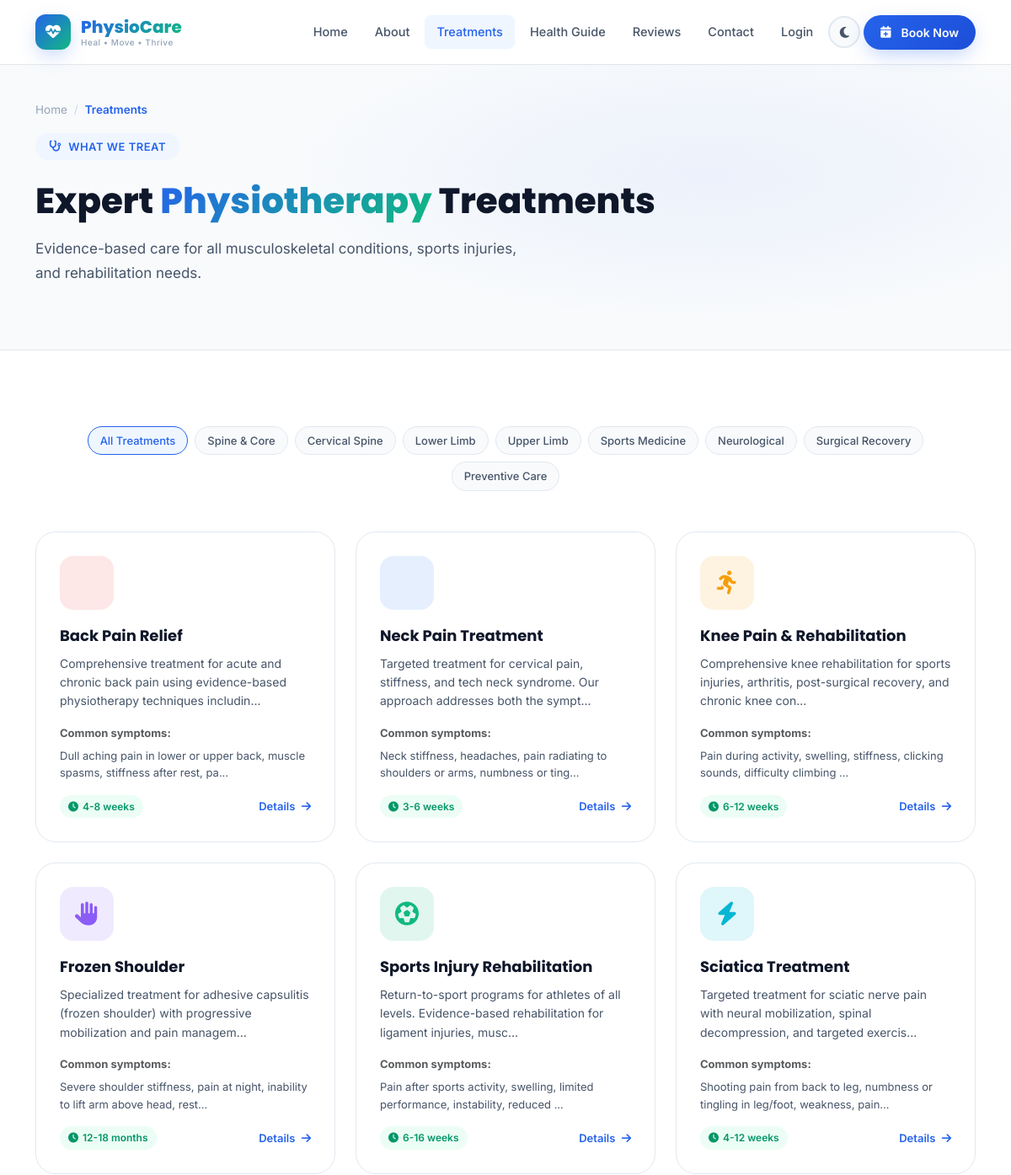
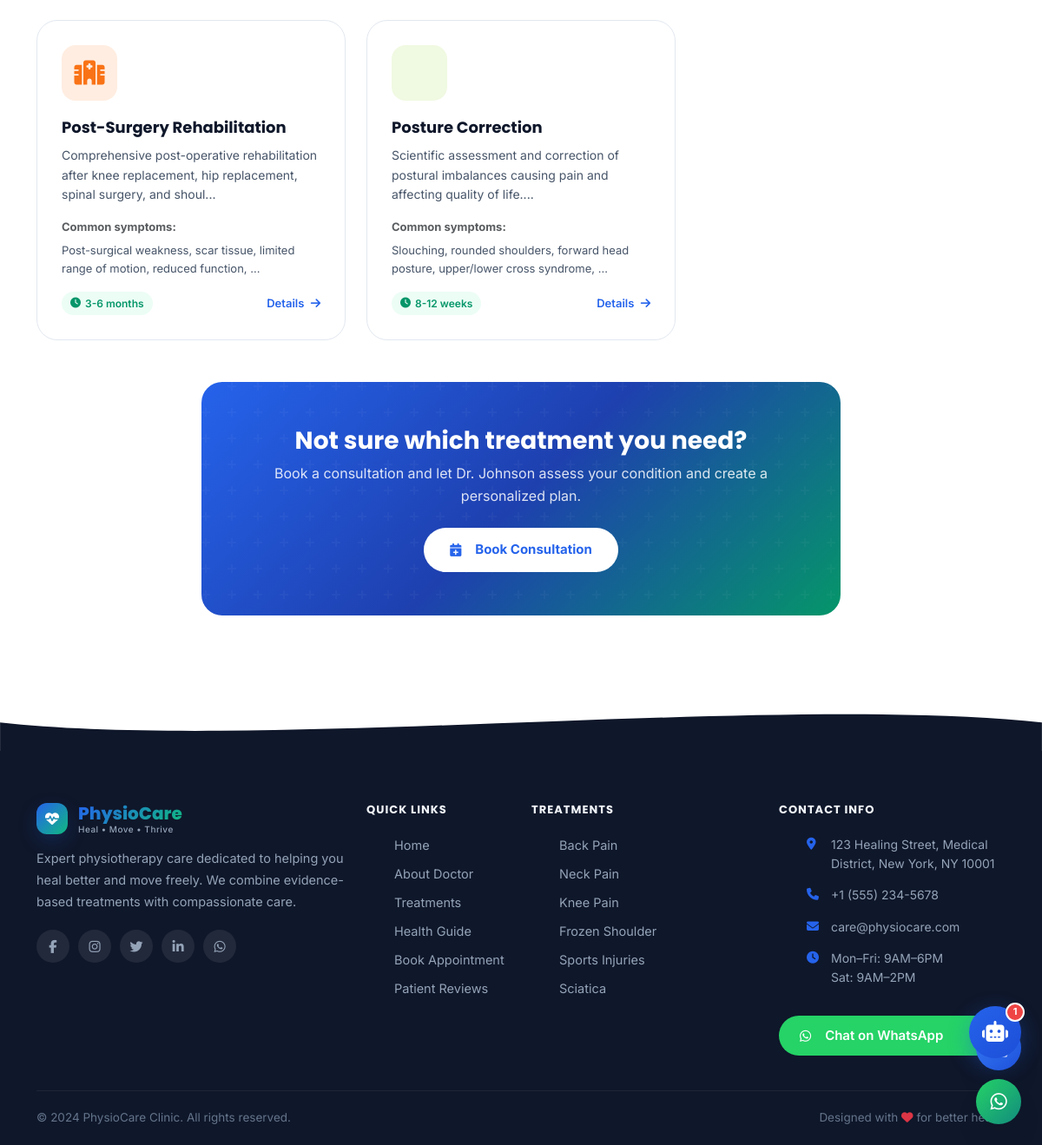
Screenshot of /treatments with the database file from the repository (2 pictures, top to bottom).
### app/models.py (models this page shows, shortened)
class Treatment(db.Model):
    __tablename__ = 'treatments'
    id = db.Column(db.Integer, primary_key=True)
    name = db.Column(db.String(128), nullable=False)
    slug = db.Column(db.String(128), unique=True, nullable=False)
    category = db.Column(db.String(64))
    description = db.Column(db.Text)
    symptoms = db.Column(db.Text)
    approach = db.Column(db.Text)
    recovery_time = db.Column(db.String(64))
    icon = db.Column(db.String(64))
    color = db.Column(db.String(32), default='#2563eb')
    is_active = db.Column(db.Boolean, default=True)
    sort_order = db.Column(db.Integer, default=0)
    created_at = db.Column(db.DateTime, default=datetime.utcnow)
    exercises = db.relationship('Exercise', backref='treatment', lazy='dynamic')
    diet_tips = db.relationship('DietTip', backref='treatment', lazy='dynamic')

### app/routes/main.py (the view)
@main.route('/treatments')
def treatments():
    all_treatments = Treatment.query.filter_by(is_active=True).order_by(Treatment.sort_order).all()
    return render_template('treatments.html', treatments=all_treatments, config=current_app.config)

### app/templates/treatments.html (shortened to what this page needs)
{% extends "base.html" %}
{% block content %}
<div class="page-header">
  <div class="container page-header-content">
    <div class="breadcrumb-custom">
      <a href="{{ url_for('main.index') }}">Home</a><span class="sep">/</span>
      <span class="current">Treatments</span>
    </div>
    <div class="section-tag"><i class="fas fa-stethoscope"></i> What We Treat</div>
    <h1 class="section-title mt-2">Expert <span>Physiotherapy</span> Treatments</h1>
    <p class="section-subtitle">Evidence-based care for all musculoskeletal conditions, sports injuries, and rehabilitation needs.</p>
  </div>
</div>
<section class="section-pad">
  <div class="container">
    <div class="tag-list justify-content-center mb-5" data-aos="fade-up">
      <span class="tag active" data-filter="all">All Treatments</span>
      {% set categories = treatments | map(attribute='category') | list | unique | list %}
      {% for cat in categories %}
      <span class="tag" data-filter="{{ cat }}">{{ cat }}</span>
      {% endfor %}
    </div>
    <div class="row g-4">
      {% for t in treatments %}
      <div class="col-lg-4 col-md-6" data-aos="fade-up" data-aos-delay="{{ loop.index0 % 3 * 80 }}" data-category="{{ t.category }}">
        <a href="{{ url_for('main.treatment_detail', slug=t.slug) }}" class="text-decoration-none h-100 d-flex">
          <div class="treatment-card w-100">
            <div class="treatment-icon-wrap" style="background:{{ t.color }}20;color:{{ t.color }};">
              <i class="fas {{ t.icon or 'fa-heartbeat' }}"></i>
            </div>
            <h4>{{ t.name }}</h4>
            <p>{{ t.description[:110] }}...</p>
            <div class="mb-3">
              <p class="text-muted" style="font-size:13px;margin-bottom:6px;"><strong>Common symptoms:</strong></p>
              <p style="font-size:13px;color:var(--text-secondary);">{{ t.symptoms[:80] }}...</p>
            </div>
            <div class="treatment-meta">
              <span class="recovery-badge"><i class="fas fa-clock"></i> {{ t.recovery_time }}</span>
              <span class="ms-auto" style="color:var(--primary);font-size:13px;font-weight:600;">
                Details <i class="fas fa-arrow-right ms-1"></i>
              </span>
            </div>
          </div>
        </a>
      </div>
      {% endfor %}
    </div>
    <div class="row justify-content-center mt-5">
      <div class="col-lg-8">
        <div class="cta-section" style="border-radius:24px;padding:50px 40px;">
          <div class="text-center">
            <h3 class="text-white mb-2">Not sure which treatment you need?</h3>
            <p class="mb-4" style="color:rgba(255,255,255,0.85);">Book a consultation and let Dr. Johnson assess your condition and create a personalized plan.</p>
            <a href="{{ url_for('appointments.book') }}" class="btn"
               style="background:white;color:var(--primary);font-weight:700;padding:12px 28px;border-radius:999px;">
              <i class="fas fa-calendar-plus me-2"></i>Book Consultation
            </a>
          </div>
        </div>
      </div>
    </div>
  </div>
</section>
{% endblock %}

### app/templates/base.html (shortened to what this page needs)
<!DOCTYPE html>
<html lang="en" data-theme="light">
<head>
    <link href="https://cdn.jsdelivr.net/npm/bootstrap@5.3.2/dist/css/bootstrap.min.css" rel="stylesheet">
    <link rel="stylesheet" href="https://cdnjs.cloudflare.com/ajax/libs/font-awesome/6.5.1/css/all.min.css">
    <link href="https://unpkg.com/aos@2.3.1/dist/aos.css" rel="stylesheet">
    <link rel="stylesheet" href="{{ url_for('static', filename='css/style.css') }}">
</head>
<body>
<nav class="navbar navbar-expand-lg fixed-top" id="mainNav">
    <div class="container">
        <a class="navbar-brand" href="{{ url_for('main.index') }}">
            <div class="brand-logo">
                <div class="brand-icon">
                    <i class="fas fa-heartbeat"></i>
                </div>
                <div class="brand-text">
                    <span class="brand-name">PhysioCare</span>
                    <span class="brand-tagline">Heal • Move • Thrive</span>
                </div>
            </div>
        </a>
        <div class="collapse navbar-collapse" id="navbarNav">
            <ul class="navbar-nav ms-auto align-items-lg-center gap-lg-1">
                <li class="nav-item">
                    <a class="nav-link {% if request.endpoint == 'main.index' %}active{% endif %}" href="{{ url_for('main.index') }}">Home</a>
                </li>
                <li class="nav-item">
                    <a class="nav-link {% if request.endpoint == 'main.about' %}active{% endif %}" href="{{ url_for('main.about') }}">About</a>
                </li>
                <li class="nav-item">
                    <a class="nav-link {% if 'treatment' in request.endpoint %}active{% endif %}" href="{{ url_for('main.treatments') }}">Treatments</a>
                </li>
                <li class="nav-item">
                    <a class="nav-link {% if request.endpoint == 'main.health_guidance' %}active{% endif %}" href="{{ url_for('main.health_guidance') }}">Health Guide</a>
                </li>
                <li class="nav-item">
                    <a class="nav-link {% if request.endpoint == 'main.testimonials' %}active{% endif %}" href="{{ url_for('main.testimonials') }}">Reviews</a>
                </li>
                <li class="nav-item">
                    <a class="nav-link {% if request.endpoint == 'main.contact' %}active{% endif %}" href="{{ url_for('main.contact') }}">Contact</a>
                </li>
                {% if current_user.is_authenticated %}
                    <li class="nav-item dropdown">
                        <a class="nav-link dropdown-toggle user-menu" href="#" data-bs-toggle="dropdown">
                            <div class="user-avatar">{{ current_user.first_name[0] }}{{ current_user.last_name[0] if current_user.last_name else '' }}</div>
                            {{ current_user.first_name }}
                        </a>
                        <ul class="dropdown-menu dropdown-menu-end">
                            {% if current_user.role in ['admin', 'doctor'] %}
                                <li><a class="dropdown-item" href="{{ url_for('admin.dashboard') }}"><i class="fas fa-tachometer-alt me-2"></i>Admin Dashboard</a></li>
                                <li><a class="dropdown-item" href="{{ url_for('doctor.dashboard') }}"><i class="fas fa-user-md me-2"></i>Doctor Panel</a></li>
                            {% else %}
                                <li><a class="dropdown-item" href="{{ url_for('patient.dashboard') }}"><i class="fas fa-user me-2"></i>My Dashboard</a></li>
                            {% endif %}
                            <li><hr class="dropdown-divider"></li>
                            <li><a class="dropdown-item text-danger" href="{{ url_for('auth.logout') }}"><i class="fas fa-sign-out-alt me-2"></i>Logout</a></li>
                        </ul>
                    </li>
                {% else %}
                    <li class="nav-item">
                        <a class="nav-link" href="{{ url_for('auth.login') }}">Login</a>
                    </li>
                {% endif %}
                <li class="nav-item">
                    <button class="theme-toggle" id="themeToggle" title="Toggle dark mode">
                        <i class="fas fa-moon" id="themeIcon"></i>
                    </button>
                </li>
                <li class="nav-item">
                    <a class="btn btn-primary nav-cta" href="{{ url_for('appointments.book') }}">
                        <i class="fas fa-calendar-plus me-1"></i> Book Now
                    </a>
                </li>
            </ul>
        </div>
    </div>
</nav>
<main>
    {% block content %}{% endblock %}
</main>
<footer class="footer">
    <div class="footer-wave">
        <svg viewBox="0 0 1440 80" fill="none" xmlns="http://www.w3.org/2000/svg">
            <path d="M0,40 C360,80 1080,0 1440,40 L1440,80 L0,80 Z" fill="var(--footer-bg)"/>
        </svg>
    </div>
    <div class="footer-body">
        <div class="container">
            <div class="row g-4">
                <div class="col-lg-4">
                    <div class="footer-brand">
                        <div class="brand-logo mb-3">
                            <div class="brand-icon brand-icon-sm">
                                <i class="fas fa-heartbeat"></i>
                            </div>
                            <div class="brand-text">
                                <span class="brand-name">PhysioCare</span>
                                <span class="brand-tagline">Heal • Move • Thrive</span>
                            </div>
                        </div>
                        <p class="footer-desc">Expert physiotherapy care dedicated to helping you heal better and move freely. We combine evidence-based treatments with compassionate care.</p>
                        <div class="social-links">
                            <a href="#" class="social-link" aria-label="Facebook"><i class="fab fa-facebook-f"></i></a>
                            <a href="#" class="social-link" aria-label="Instagram"><i class="fab fa-instagram"></i></a>
                            <a href="#" class="social-link" aria-label="Twitter"><i class="fab fa-twitter"></i></a>
                            <a href="#" class="social-link" aria-label="LinkedIn"><i class="fab fa-linkedin-in"></i></a>
                            <a href="https://wa.me/{{ config.WHATSAPP_NUMBER }}" class="social-link social-wa" aria-label="WhatsApp">
                                <i class="fab fa-whatsapp"></i>
                            </a>
                        </div>
                    </div>
                </div>
                <div class="col-lg-2 col-md-4">
                    <h6 class="footer-heading">Quick Links</h6>
                    <ul class="footer-links">
                        <li><a href="{{ url_for('main.index') }}">Home</a></li>
                        <li><a href="{{ url_for('main.about') }}">About Doctor</a></li>
                        <li><a href="{{ url_for('main.treatments') }}">Treatments</a></li>
                        <li><a href="{{ url_for('main.health_guidance') }}">Health Guide</a></li>
                        <li><a href="{{ url_for('appointments.book') }}">Book Appointment</a></li>
                        <li><a href="{{ url_for('main.testimonials') }}">Patient Reviews</a></li>
                    </ul>
                </div>
                <div class="col-lg-3 col-md-4">
                    <h6 class="footer-heading">Treatments</h6>
                    <ul class="footer-links">
                        <li><a href="{{ url_for('main.treatment_detail', slug='back-pain-relief') }}">Back Pain</a></li>
                        <li><a href="{{ url_for('main.treatment_detail', slug='neck-pain-treatment') }}">Neck Pain</a></li>
                        <li><a href="{{ url_for('main.treatment_detail', slug='knee-pain-rehabilitation') }}">Knee Pain</a></li>
                        <li><a href="{{ url_for('main.treatment_detail', slug='frozen-shoulder') }}">Frozen Shoulder</a></li>
                        <li><a href="{{ url_for('main.treatment_detail', slug='sports-injury-rehabilitation') }}">Sports Injuries</a></li>
                        <li><a href="{{ url_for('main.treatment_detail', slug='sciatica-treatment') }}">Sciatica</a></li>
                    </ul>
                </div>
                <div class="col-lg-3 col-md-4">
                    <h6 class="footer-heading">Contact Info</h6>
                    <ul class="footer-contact">
                        <li>
                            <i class="fas fa-map-marker-alt"></i>
                            <span>{{ config.CLINIC_ADDRESS }}</span>
                        </li>
                        <li>
                            <i class="fas fa-phone"></i>
                            <a href="tel:{{ config.CLINIC_PHONE }}">{{ config.CLINIC_PHONE }}</a>
                        </li>
                        <li>
                            <i class="fas fa-envelope"></i>
                            <a href="mailto:{{ config.CLINIC_EMAIL }}">{{ config.CLINIC_EMAIL }}</a>
                        </li>
                        <li>
                            <i class="fas fa-clock"></i>
                            <span>Mon–Fri: 9AM–6PM<br>Sat: 9AM–2PM</span>
                        </li>
                    </ul>
                    <a href="https://wa.me/{{ config.WHATSAPP_NUMBER }}?text=Hello%20PhysioCare%2C%20I%20need%20help"
                       class="btn btn-wa w-100 mt-3" target="_blank">
                        <i class="fab fa-whatsapp me-2"></i>Chat on WhatsApp
                    </a>
                </div>
            </div>
            <div class="footer-bottom">
                <div class="row align-items-center">
                    <div class="col-md-6">
                        <p class="footer-copy">© 2024 {{ config.CLINIC_NAME }}. All rights reserved.</p>
                    </div>
                    <div class="col-md-6 text-md-end">
                        <p class="footer-copy">Designed with <i class="fas fa-heart text-danger"></i> for better health</p>
                    </div>
                </div>
            </div>
        </div>
    </div>
</footer>
<div class="chatbot-wrapper" id="chatbotWrapper">
    <div class="chatbot-bubble" id="chatbotBubble" onclick="toggleChatbot()">
        <div class="chatbot-icon">
            <i class="fas fa-robot" id="chatbotOpenIcon"></i>
        </div>
        <div class="chatbot-badge" id="chatbotBadge">1</div>
    </div>
</div>
<div class="floating-actions">
    <a href="tel:{{ config.CLINIC_PHONE }}" class="fab-btn fab-call" title="Call Us">
        <i class="fas fa-phone"></i>
    </a>
    <a href="https://wa.me/{{ config.WHATSAPP_NUMBER }}?text=Hello%20PhysioCare" target="_blank"
       class="fab-btn fab-whatsapp" title="WhatsApp">
        <i class="fab fa-whatsapp"></i>
    </a>
</div>
</body>
</html>

### rows the page displays
Treatment: category "Spine & Core", name "Back Pain Relief", description "Comprehensive treatment for acute and chronic back pain using evidence-based physiotherapy techniques includin", symptoms "Dull aching pain in lower or upper back, muscle spasms, stiffness after rest, pa", recovery_time "4-8 weeks"
Treatment: category "Cervical Spine", name "Neck Pain Treatment", description "Targeted treatment for cervical pain, stiffness, and tech neck syndrome. Our approach addresses both the sympt", symptoms "Neck stiffness, headaches, pain radiating to shoulders or arms, numbness or ting", recovery_time "3-6 weeks"
Treatment: category "Lower Limb", name "Knee Pain & Rehabilitation", description "Comprehensive knee rehabilitation for sports injuries, arthritis, post-surgical recovery, and chronic knee con", symptoms "Pain during activity, swelling, stiffness, clicking sounds, difficulty climbing", recovery_time "6-12 weeks"
Treatment: category "Upper Limb", name "Frozen Shoulder", description "Specialized treatment for adhesive capsulitis (frozen shoulder) with progressive mobilization and pain managem", symptoms "Severe shoulder stiffness, pain at night, inability to lift arm above head, rest", recovery_time "12-18 months"
Treatment: category "Sports Medicine", name "Sports Injury Rehabilitation", description "Return-to-sport programs for athletes of all levels. Evidence-based rehabilitation for ligament injuries, musc", symptoms "Pain after sports activity, swelling, limited performance, instability, reduced", recovery_time "6-16 weeks"
Treatment: category "Neurological", name "Sciatica Treatment", description "Targeted treatment for sciatic nerve pain with neural mobilization, spinal decompression, and targeted exercis", symptoms "Shooting pain from back to leg, numbness or tingling in leg/foot, weakness, pain", recovery_time "4-12 weeks"
Treatment: category "Surgical Recovery", name "Post-Surgery Rehabilitation", description "Comprehensive post-operative rehabilitation after knee replacement, hip replacement, spinal surgery, and shoul", symptoms "Post-surgical weakness, scar tissue, limited range of motion, reduced function,", recovery_time "3-6 months"
Treatment: category "Preventive Care", name "Posture Correction", description "Scientific assessment and correction of postural imbalances causing pain and affecting quality of life.", symptoms "Slouching, rounded shoulders, forward head posture, upper/lower cross syndrome,", recovery_time "8-12 weeks"

### other values shown
{{ config.CLINIC_ADDRESS }} "123 Healing Street, Medical District, New York, NY 10001"
{{ config.CLINIC_PHONE }} "+1 (555) 234-5678"
{{ config.CLINIC_EMAIL }} "care@physiocare.com"
{{ config.CLINIC_NAME }} "PhysioCare Clinic"
